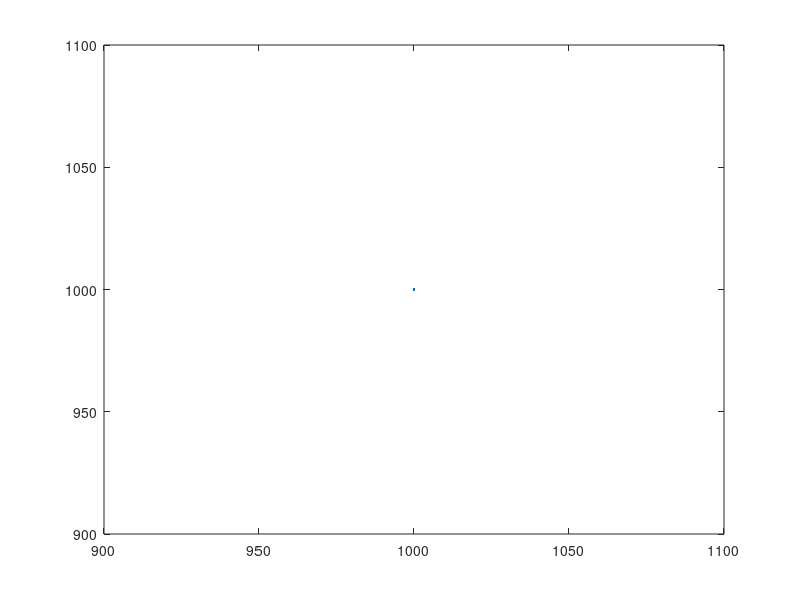

Source code (MATLAB): (Note: this script raises an error after producing the figure.)
%% GENERATE SAMPLE DATA FOR FIXED NODES
button = 1;
fixedNodeNo = 0;

%fixedNodesPositionXY(1,:) = [firstNodeId, 0, 0];
figure(1)
%plot(fixedNodesPositionXY(1,2), fixedNodesPositionXY(1,3),'o')
plot(1000,1000);
axis([-1, SQUARE_SIZE_M-1, -1, SQUARE_SIZE_M-1]);
grid on;

fprintf('Insert new nodes by clicking on image (right click to stop)\n');
while button == 1
    [x,y,button] = ginput(1);
    if button == 1
        fprintf('Node with ID:%d inserted in pos (%.2f,%.2f)!\n',firstNodeId+fixedNodeNo, x,y);
        if fixedNodeNo == 0
            fixedNodesPositionXY = [firstNodeId+fixedNodeNo , x , y];
        else
            fixedNodesPositionXY = [fixedNodesPositionXY(1:fixedNodeNo,:);[firstNodeId+fixedNodeNo , x , y]];
        end
        plot(fixedNodesPositionXY(1:fixedNodeNo+1,2), fixedNodesPositionXY(1:fixedNodeNo+1,3),'o');
        axis([-1, SQUARE_SIZE_M-1, -1, SQUARE_SIZE_M-1]);
        grid on;
        fixedNodeNo = fixedNodeNo+1;
    end
end
fprintf('%d fixed nodes inserted!\n\n',fixedNodeNo);
%% GENERATE SAMPLE DATA FOR MOVING NODES (only linear trajectories are alowed)
movingNodeNo = 0;
button = 1;
fprintf('Insert new moving nodes by clicking on image, only linear trajectories are alowed (right click to stop)\n');
while button == 1
    fprintf('Select start point (right click to stop)...\n');
    [x,y,button] = ginput(1);
    if button == 1 %continue
        start_XY = [x,y];
        fprintf('Select stop point (right click to stop)...\n');
        [x,y,button] = ginput(1);
        if button == 1 %continue
            fprintf('Node with ID:%d inserted!\n',firstNodeId+fixedNodeNo+movingNodeNo);
            
            stop_XY = [x,y];
            
            len_XY = stop_XY - start_XY;
            speed_XY = len_XY./duration_s;
            
            if movingNodeNo == 0
                movingNodePositionXY = zeros(1,3,size(t_w,2));
            end
            
            for timeNo = 1:size(t_w,2)
                movingNodePositionXY(movingNodeNo+1,:,timeNo) = [firstNodeId+fixedNodeNo+movingNodeNo, start_XY+speed_XY.*(timeNo-1).*Ts];
            end
            movingNodeNo = movingNodeNo + 1;
        end
    end
end
if movingNodeNo == 0 && fixedNodeNo == 0
    error('No node inserted!!\n');
end

fprintf('Moving nodes inserted!\n\n');
nodePositionXY_GroundTh = zeros(fixedNodeNo+movingNodeNo,3,size(t_w,2));
for timeNo = 1:size(t_w,2)
    if movingNodeNo ~= 0 && fixedNodeNo ~= 0
        nodePositionXY_GroundTh(:,:,timeNo) = [fixedNodesPositionXY ; movingNodePositionXY(:,:,timeNo)];
    elseif fixedNodeNo ~= 0
        nodePositionXY_GroundTh(:,:,timeNo) = fixedNodesPositionXY;
    elseif movingNodeNo ~= 0
        nodePositionXY_GroundTh(:,:,timeNo) = movingNodePositionXY(:,:,timeNo);
    end
    
    k_center_id = find(CENTER_ON_ID == nodePositionXY_GroundTh(:,1,timeNo));
    
    if CENTER_ON_ID ~= 0
        if size(k_center_id) == 0
            
        elseif size(k_center_id) == 1
            CENTERING_OFFSET_XY = nodePositionXY_GroundTh(k_center_id,2:3,timeNo);
            nodePositionXY_GroundTh(:,2:3,timeNo) = nodePositionXY_GroundTh(:,2:3,timeNo) - [ones(size(nodePositionXY_GroundTh(:,2:3,timeNo),1),1) * CENTERING_OFFSET_XY(1), ones(size(nodePositionXY_GroundTh(:,2:3,timeNo),1),1) * CENTERING_OFFSET_XY(2)];
        else
            error('More than one (%d) ID is %d!!\n',size(k_center_id),CENTER_ON_ID);
        end
    end
end

if CENTER_ON_ID == 0 || isempty(find(nodePositionXY_GroundTh(:,1,1) == CENTER_ON_ID,1))
    warning('It is not raccomended to run this script without centerning a node! Check CENTER_ON_ID');
end

%% CALCULATE LINKS  AND OTHERS VARIABLES NEEDED FOR THE LAYOUT
links_GroundTh = [];
graphEdeges_m_GroundTh = [];
for nodeNo_1 = 1:size(nodePositionXY_GroundTh,1)-1
    for nodeNo_2 = nodeNo_1+1:size(nodePositionXY_GroundTh,1)
        graphEdeges_m_link = [];
        links_GroundTh = cat(2,links_GroundTh,[nodePositionXY_GroundTh(nodeNo_1,1,1);nodePositionXY_GroundTh(nodeNo_2,1,1)]);
        for timeIndexNo = 1 : size(nodePositionXY_GroundTh,3)
            d = sqrt( (nodePositionXY_GroundTh(nodeNo_2,2,timeIndexNo) - nodePositionXY_GroundTh(nodeNo_1,2,timeIndexNo))^2 + (nodePositionXY_GroundTh(nodeNo_2,3,timeIndexNo) - nodePositionXY_GroundTh(nodeNo_1,3,timeIndexNo))^2 );
            graphEdeges_m_link = cat(1,graphEdeges_m_link,d);
        end
        graphEdeges_m_GroundTh =  cat(2,graphEdeges_m_GroundTh,graphEdeges_m_link);
    end
end
graphEdeges_m = graphEdeges_m_GroundTh;
links = links_GroundTh;
LINKS_UNRELIABLITY = zeros(size(t_w,2),size(links_GroundTh,2));
AVAILABLE_IDs = nodePositionXY_GroundTh(:,1,1);

if PLOT_VERBOSITY > 0
    %% PLAYBACK THE GENERATED DATA
    figure(2)
    filename = '../output/fakeData.gif';
    fps = 1/Ts*5;
    colorlist2 = hsv( size(nodePositionXY_GroundTh,1) );
    squareDim = SQUARE_SIZE_M/2;
    fprintf('Playback data!\n\n');
    for timeIndexNo = 1 : size(nodePositionXY_GroundTh,3)
        nodePositionXY_temp = nodePositionXY_GroundTh(nodePositionXY_GroundTh(:,1,timeIndexNo) ~= 0,:, timeIndexNo);
        nodesOutsideSquare = 0;
        regularNodesPositionXY_temp =  nodePositionXY_temp(nodePositionXY_temp(:,1)~=254 & nodePositionXY_temp(:,1)~=FOCUS_ID_1 & nodePositionXY_temp(:,1)~=FOCUS_ID_2,:);
        masterNodePositionXY_temp = nodePositionXY_temp(nodePositionXY_temp(:,1)==254,:);
        focusNodesPositionXY_temp = nodePositionXY_temp(nodePositionXY_temp(:,1)==FOCUS_ID_1 | nodePositionXY_temp(:,1)==FOCUS_ID_2,:);
        plot(regularNodesPositionXY_temp(:,2),regularNodesPositionXY_temp(:,3),'bo',masterNodePositionXY_temp(:,2),masterNodePositionXY_temp(:,3),'ro',focusNodesPositionXY_temp(:,2),focusNodesPositionXY_temp(:,3),'go','LineWidth',3);
        xlabel('[m]?');
        ylabel('[m]?');
        grid on;
        for nodeNo = 1 : size(nodePositionXY_temp,1)
            if PLOT_NODE_LABELS == 1
                str = sprintf('%x',nodePositionXY_temp(nodeNo,1));
                text(nodePositionXY_temp(nodeNo,2)+3,nodePositionXY_temp(nodeNo,3),str,'Color',colorlist2(nodeNo,:),'FontSize',14,'FontWeight','bold');
            end
            if nodePositionXY_temp(nodeNo,2) > squareDim || nodePositionXY_temp(nodeNo,2) < -squareDim || nodePositionXY_temp(nodeNo,3) > squareDim || nodePositionXY_temp(nodeNo,3) < -squareDim
                nodesOutsideSquare = nodesOutsideSquare + 1;
            end
        end
        str = sprintf('Time = %.0f\n %d nodes inside the sqare\n %d nodes outside the square',timeIndexNo*Ts,nodeNo-nodesOutsideSquare,nodesOutsideSquare);
        text(-squareDim+squareDim*0.1,squareDim-squareDim*0.2,str,'FontSize',10,'FontWeight','bold');
        axis([-squareDim squareDim -squareDim squareDim]);
        
        drawnow
        frame = getframe(2);
        im = frame2im(frame);
        [imind,cm] = rgb2ind(im,256);
        if timeIndexNo == 1
            imwrite(imind,cm,filename,'gif', 'Loopcount',Inf,'delaytime',1/fps);
        else
            imwrite(imind,cm,filename,'gif','WriteMode','append','delaytime',1/fps);
        end
    end
    
    
    T_TAG = [];
    TICK_DURATION = 1;
end